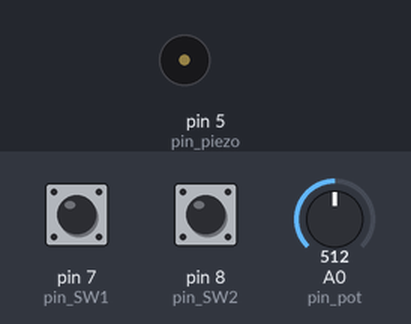
Bench run of a sketch on a simulated Arduino Uno, built with avr-gcc and run on an emulated ATmega328P. Shown: buzzer (waves = sounding). Inputs (shaded band) come from the test bench; at power-on: pin 8 (pin_SW2) HIGH, pin 7 (pin_SW1) HIGH, A0 (pin_pot) = 512. What the sketch prints to the serial monitor is not drawn.

Above: at 1.2 s.
1.3 s: pin 8 (pin_SW2) pulled LOW for 0.15 s
At 1.8 s:
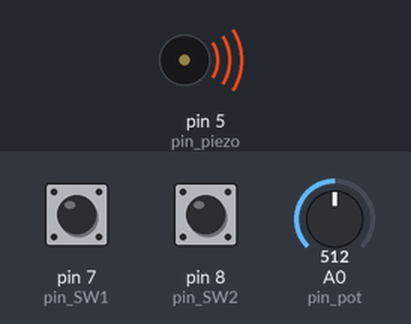
Timing chart, 0 to 10.4 s (numbered marks = the images above; inputs shaded):
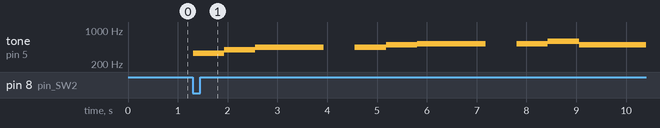

Measured:
- after the input at 1.3 s, tone on pin 5 (pin_piezo): plays 330 Hz for 0.63 s, 392 Hz for 0.63 s, 440 Hz for 1.4 s, 440 Hz for 0.63 s, 494 Hz for 0.63 s, 523 Hz for 1.4 s … (9 notes in this stretch), starting at once

The sketch:

LV03_ZAD09.ino
```cpp
int pin_piezo = 5;
int pin_pot = A0;
int pin_SW1 = 7;
int pin_SW2 = 8;

int AD_value = 0;
int i;

int note[] = {
   330, 392, 440, 440, 0, 440, 494, 523, 523, 0,
   523, 587, 494, 494, 0, 440, 392, 440, 0, 330,
   392, 440, 440, 0, 440, 494, 523, 523, 0, 523,
   587, 494, 494, 0, 440, 392, 440, 0, 330, 392,
   440, 440, 0, 440, 523, 587, 587, 0, 587, 659,
   698, 698, 0, 659, 587, 659, 440, 0, 440, 494,
   523, 523, 0, 587, 659, 440, 0, 440, 523, 494,
   494, 0, 523, 440, 494, 0, 440, 440, 440, 494,
   523, 523, 0, 523, 587, 494, 494, 0, 440, 392,
   440, 0, 330, 392, 440, 440, 0, 440, 494, 523,
   523, 0, 523, 587, 494, 494, 0, 440, 392, 440,
   0, 330, 392, 440, 440, 0, 440, 523, 587, 587,
   0, 587, 659, 698, 698, 0, 659, 587, 659, 440,
   0, 440, 494, 523, 523, 0, 587, 659, 440, 0,
   440, 523, 494, 494, 0, 523, 440, 494, 0, 659,
   0, 0, 698, 0, 0,  659, 659, 0, 784, 0, 659,
   587, 0, 0, 587, 0, 0, 523, 0, 0,  494, 523, 0,
   494, 0, 440, 659, 0, 0, 698, 0, 0,659, 659, 0,
   784, 0, 659, 587, 0, 0, 587, 0, 0, 523, 0, 0,
   494, 523, 0, 494, 0, 440
};

int duration[] = {         //trajanje svake note u ms
  125, 125, 250, 125, 125, 125, 125, 250, 125, 125,
  125, 125, 250, 125, 125, 125, 125, 375, 125, 125,
  125, 250, 125, 125, 125, 125, 250, 125, 125, 125,
  125, 250, 125, 125, 125, 125, 375, 125, 125, 125,
  250, 125, 125, 125, 125, 250, 125, 125, 125, 125,
  250, 125, 125, 125, 125, 125, 250, 125, 125, 125,
  250, 125, 125, 250, 125, 250, 125, 125, 125, 250,
  125, 125, 125, 125, 375, 375, 250, 125, 125, 125,
  250, 125, 125, 125, 125, 250, 125, 125, 125, 125,
  375, 125, 125, 125, 250, 125, 125, 125, 125, 250,
  125, 125, 125, 125, 250, 125, 125, 125, 125, 375,
  125, 125, 125, 250, 125, 125, 125, 125, 250, 125,
  125, 125, 125, 250, 125, 125, 125, 125, 125, 250,
  125, 125, 125, 250, 125, 125, 250, 125, 250, 125,
  125, 125, 250, 125, 125, 125, 125, 375, 375, 250,
  125, 375, 250, 125, 375, 125, 125, 125, 125, 125,
  125, 125, 125, 375, 250, 125, 375, 250, 125, 375,
  125, 125, 125, 125, 125, 500, 250, 125, 375, 250,
  125, 375, 125, 125, 125, 125, 125, 125, 125, 125,
  375, 250, 125, 375, 250, 125, 375, 125, 125, 125,
  125, 125, 500
};

void pir(int nDelay) {
  for(i=0; i<203; i++){              //203 je ukupan broj nota u pjesmi
    int songspeed = 1.5;
    int wait = duration[i] * songspeed + nDelay;
    tone(pin_piezo,note[i],wait);
    delay(wait);
  }
}


int broj_tonova = 22;

int tonovi[] = {
  262, 294, 330, 350, 392, 440,
  494, 523, 587, 659, 698, 784,
  880, 988, 1047, 1175, 1319,
  1397, 1568, 1760, 1976, 2093
};

void setup() {
  pinMode(pin_pot, INPUT);
  pinMode(pin_piezo, OUTPUT);
  pinMode(pin_SW1, INPUT_PULLUP);
  pinMode(pin_SW2, INPUT_PULLUP);

  Serial.begin(9600);
}

void loop() {
  AD_value = analogRead(pin_pot);  // vrijednost potenciometra
  int nDelay = map(AD_value, 0, 1023, 0, 1000);
  Serial.print("\nDelay:\t");
  Serial.print(nDelay);

  if(digitalRead(pin_SW1) == LOW){  // uključena 1. sklopka
    for(i=0; i<broj_tonova; i++){
      tone(pin_piezo, tonovi[i]);
      delay(nDelay);
    }
  }
  else{
    noTone(pin_piezo);
  }

  if(digitalRead(pin_SW2) == LOW){  // uključena 2. sklopka
    pir(nDelay);
  }
  else{
    noTone(pin_piezo);
  }
}
```
